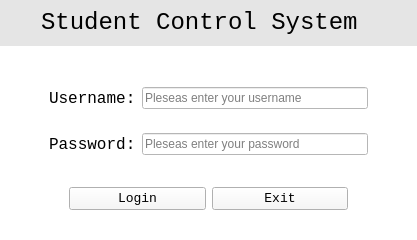
<?xml version="1.0" encoding="UTF-8"?>
<ui version="4.0">
 <class>Page_Login</class>
 <widget class="QWidget" name="Page_Login">
  <property name="enabled">
   <bool>true</bool>
  </property>
  <property name="geometry">
   <rect>
    <x>0</x>
    <y>0</y>
    <width>417</width>
    <height>240</height>
   </rect>
  </property>
  <property name="minimumSize">
   <size>
    <width>417</width>
    <height>240</height>
   </size>
  </property>
  <property name="maximumSize">
   <size>
    <width>417</width>
    <height>240</height>
   </size>
  </property>
  <property name="windowTitle">
   <string>Login</string>
  </property>
  <property name="windowIcon">
   <iconset resource="res.qrc">
    <normaloff>:/icon.jpg</normaloff>:/icon.jpg</iconset>
  </property>
  <property name="toolTip">
   <string>This is LOGIN</string>
  </property>
  <property name="styleSheet">
   <string notr="true">QWidget{background-color: rgb(229, 229, 229);}</string>
  </property>
  <layout class="QGridLayout" name="gridLayout_3" rowstretch="2,2,1">
   <property name="leftMargin">
    <number>0</number>
   </property>
   <property name="topMargin">
    <number>0</number>
   </property>
   <property name="rightMargin">
    <number>0</number>
   </property>
   <property name="bottomMargin">
    <number>0</number>
   </property>
   <property name="spacing">
    <number>0</number>
   </property>
   <item row="0" column="0">
    <widget class="QWidget" name="widget" native="true">
     <property name="sizePolicy">
      <sizepolicy hsizetype="Maximum" vsizetype="Maximum">
       <horstretch>0</horstretch>
       <verstretch>0</verstretch>
      </sizepolicy>
     </property>
     <property name="styleSheet">
      <string notr="true">background-color: rgb(229, 229, 229);</string>
     </property>
     <layout class="QHBoxLayout" name="horizontalLayout_2">
      <item>
       <spacer name="horizontalSpacer_2">
        <property name="orientation">
         <enum>Qt::Horizontal</enum>
        </property>
        <property name="sizeHint" stdset="0">
         <size>
          <width>67</width>
          <height>20</height>
         </size>
        </property>
       </spacer>
      </item>
      <item>
       <widget class="QLabel" name="label_3">
        <property name="sizePolicy">
         <sizepolicy hsizetype="Maximum" vsizetype="Maximum">
          <horstretch>0</horstretch>
          <verstretch>0</verstretch>
         </sizepolicy>
        </property>
        <property name="font">
         <font>
          <family>Consolas</family>
          <pointsize>18</pointsize>
         </font>
        </property>
        <property name="text">
         <string>Student Control System</string>
        </property>
       </widget>
      </item>
      <item>
       <spacer name="horizontalSpacer">
        <property name="orientation">
         <enum>Qt::Horizontal</enum>
        </property>
        <property name="sizeType">
         <enum>QSizePolicy::Fixed</enum>
        </property>
        <property name="sizeHint" stdset="0">
         <size>
          <width>50</width>
          <height>20</height>
         </size>
        </property>
       </spacer>
      </item>
     </layout>
    </widget>
   </item>
   <item row="1" column="0">
    <widget class="QWidget" name="widget_3" native="true">
     <property name="styleSheet">
      <string notr="true">background-color: rgb(255, 255, 255);</string>
     </property>
     <layout class="QGridLayout" name="gridLayout">
      <property name="topMargin">
       <number>23</number>
      </property>
      <property name="bottomMargin">
       <number>0</number>
      </property>
      <item row="0" column="0">
       <spacer name="horizontalSpacer_5">
        <property name="orientation">
         <enum>Qt::Horizontal</enum>
        </property>
        <property name="sizeType">
         <enum>QSizePolicy::Fixed</enum>
        </property>
        <property name="sizeHint" stdset="0">
         <size>
          <width>40</width>
          <height>20</height>
         </size>
        </property>
       </spacer>
      </item>
      <item row="0" column="1">
       <widget class="QLabel" name="label">
        <property name="font">
         <font>
          <family>Consolas</family>
          <pointsize>12</pointsize>
         </font>
        </property>
        <property name="text">
         <string>Username:</string>
        </property>
       </widget>
      </item>
      <item row="0" column="2">
       <widget class="QLineEdit" name="le_user">
        <property name="maxLength">
         <number>8</number>
        </property>
        <property name="echoMode">
         <enum>QLineEdit::Normal</enum>
        </property>
        <property name="placeholderText">
         <string>Pleseas enter your username</string>
        </property>
       </widget>
      </item>
      <item row="0" column="3">
       <spacer name="horizontalSpacer_6">
        <property name="orientation">
         <enum>Qt::Horizontal</enum>
        </property>
        <property name="sizeType">
         <enum>QSizePolicy::Fixed</enum>
        </property>
        <property name="sizeHint" stdset="0">
         <size>
          <width>40</width>
          <height>20</height>
         </size>
        </property>
       </spacer>
      </item>
      <item row="1" column="1">
       <widget class="QLabel" name="label_2">
        <property name="font">
         <font>
          <family>Consolas</family>
          <pointsize>12</pointsize>
         </font>
        </property>
        <property name="text">
         <string>Password:</string>
        </property>
       </widget>
      </item>
      <item row="1" column="2">
       <widget class="QLineEdit" name="le_password">
        <property name="maxLength">
         <number>8</number>
        </property>
        <property name="echoMode">
         <enum>QLineEdit::Password</enum>
        </property>
        <property name="placeholderText">
         <string>Pleseas enter your password</string>
        </property>
       </widget>
      </item>
     </layout>
    </widget>
   </item>
   <item row="2" column="0">
    <widget class="QWidget" name="widget_2" native="true">
     <property name="styleSheet">
      <string notr="true">background-color: rgb(255, 255, 255);</string>
     </property>
     <layout class="QGridLayout" name="gridLayout_2">
      <property name="topMargin">
       <number>0</number>
      </property>
      <property name="bottomMargin">
       <number>18</number>
      </property>
      <item row="0" column="0">
       <spacer name="horizontalSpacer_3">
        <property name="orientation">
         <enum>Qt::Horizontal</enum>
        </property>
        <property name="sizeType">
         <enum>QSizePolicy::Fixed</enum>
        </property>
        <property name="sizeHint" stdset="0">
         <size>
          <width>60</width>
          <height>20</height>
         </size>
        </property>
       </spacer>
      </item>
      <item row="0" column="1">
       <widget class="QPushButton" name="btn_login">
        <property name="maximumSize">
         <size>
          <width>16777215</width>
          <height>30</height>
         </size>
        </property>
        <property name="font">
         <font>
          <family>Consolas</family>
          <pointsize>10</pointsize>
         </font>
        </property>
        <property name="toolTip">
         <string/>
        </property>
        <property name="styleSheet">
         <string notr="true">

QPushButton{background-color: rgb(247, 247, 247);}

QPushButton:hover{background-color: rgb(238, 238, 238); }
</string>
        </property>
        <property name="text">
         <string>Login</string>
        </property>
       </widget>
      </item>
      <item row="0" column="2">
       <widget class="QPushButton" name="btn_exit">
        <property name="sizePolicy">
         <sizepolicy hsizetype="Minimum" vsizetype="Fixed">
          <horstretch>0</horstretch>
          <verstretch>0</verstretch>
         </sizepolicy>
        </property>
        <property name="font">
         <font>
          <family>Consolas</family>
          <pointsize>10</pointsize>
         </font>
        </property>
        <property name="styleSheet">
         <string notr="true">

QPushButton{background-color: rgb(247, 247, 247);}

QPushButton:hover{background-color: rgb(238, 238, 238); }
</string>
        </property>
        <property name="text">
         <string>Exit</string>
        </property>
       </widget>
      </item>
      <item row="0" column="3">
       <spacer name="horizontalSpacer_4">
        <property name="orientation">
         <enum>Qt::Horizontal</enum>
        </property>
        <property name="sizeType">
         <enum>QSizePolicy::Fixed</enum>
        </property>
        <property name="sizeHint" stdset="0">
         <size>
          <width>60</width>
          <height>20</height>
         </size>
        </property>
       </spacer>
      </item>
     </layout>
    </widget>
   </item>
  </layout>
 </widget>
 <resources>
  <include location="res.qrc"/>
 </resources>
 <connections/>
</ui>
